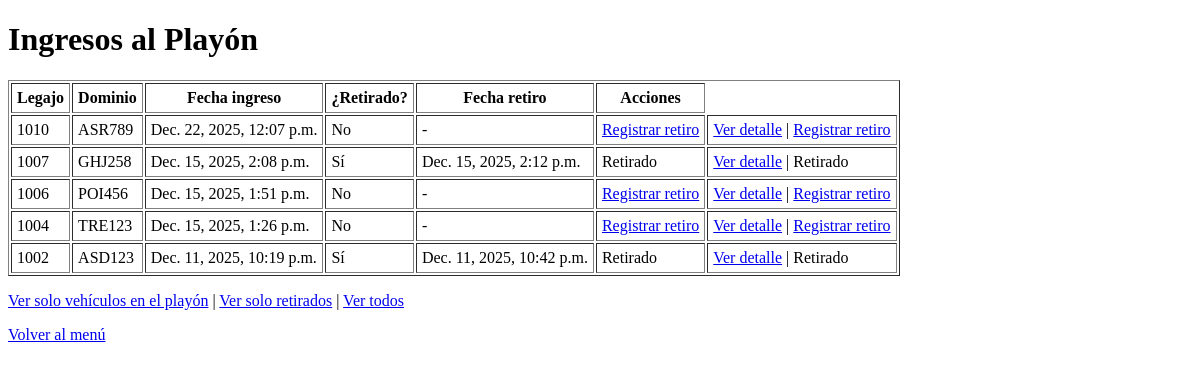
Before: /vehiculos/ingresos/ (signed in) with the older database file.
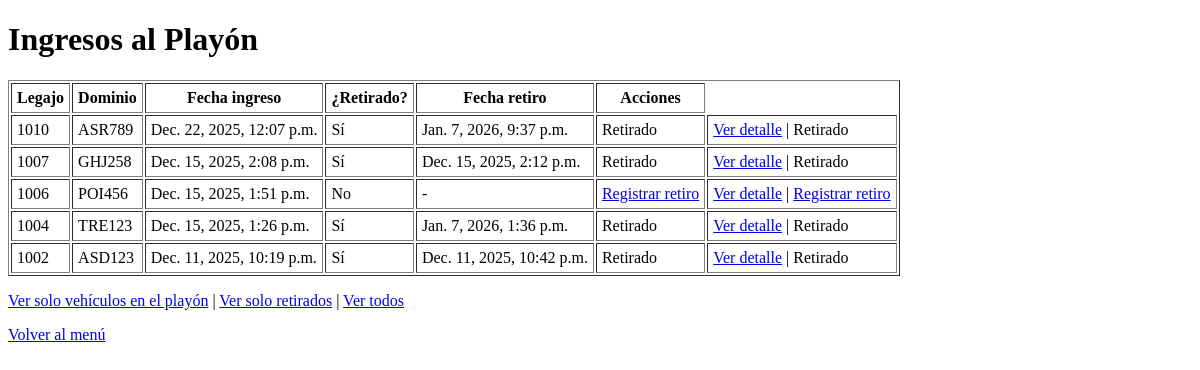
After: the same page with the newer database file.
### vehiculos/models.py (models this page shows, shortened)
class IngresoPlayon(models.Model):
    TIPO_VEHICULO_CHOICES = [
        ("AUTO", "Auto"),
        ("MOTO", "Moto"),
        ("CAMIONETA", "Camioneta"),
        ("CAMION", "Camión"),
        ("OTRO", "Otro"),
    ]
    vehiculo = models.ForeignKey(Vehiculo, on_delete=models.PROTECT, related_name="ingresos")
    fecha_ingreso = models.DateTimeField("Fecha de ingreso", auto_now_add=True)
    tipo_vehiculo = models.CharField("Tipo de vehículo", max_length=20, choices=TIPO_VEHICULO_CHOICES, blank=True)
    marca = models.CharField(max_length=50, blank=True)
    modelo = models.CharField(max_length=50, blank=True)
    anio = models.PositiveIntegerField("Año", null=True, blank=True)
    color = models.CharField(max_length=30, blank=True)
    nro_legajo_playon = models.CharField("N° de legajo en playón", max_length=30, unique=True)
    lugar_infraccion = models.CharField("Lugar de la infracción", max_length=255, blank=True)
    acta_infraccion_recibida = models.BooleanField("Acta de infracción recibida", default=False)
    acta_secuestro_recibida = models.BooleanField("Acta de secuestro recibida", default=False)
    inventario_objetos_visibles_recibido = models.BooleanField("Inventario de objetos visibles recibido", default=False)
    registro_fotografico_recibido = models.BooleanField("Registro fotográfico recibido", default=False)
    PRUEBA_ALCOHOLEMIA_CHOICES = [
        ("SI", "Sí"),
        ("NO", "No"),
        ("NC", "No corresponde"),
    ]
    prueba_alcoholemia_estado = models.CharField(
        "Prueba de alcoholemia/test",
        max_length=2,
        choices=PRUEBA_ALCOHOLEMIA_CHOICES,
        default="NC",
    )
    coincide_inventario = models.BooleanField("¿Coincide el inventario?", default=True)
    coinciden_danios_registrados = models.BooleanField("¿Coinciden los daños registrados?", default=True)
    detalle_danios_no_coincidentes = models.TextField("Detalle de daños no coincidentes", blank=True)
    bateria_desconectada = models.BooleanField("Batería desconectada", default=False)
    ubicacion_interna = models.CharField("Ubicación interna en playa", max_length=100, blank=True)
    lugar = models.ForeignKey(
        LugarPlayon,
        on_delete=models.PROTECT,
        null=True,
        blank=True,
        related_name="ingresos",
    )
    recibido_por = models.ForeignKey(User, on_delete=models.PROTECT, related_name="ingresos_recibidos")
    observaciones_generales = models.TextField("Observaciones generales", blank=True)
    retirado = models.BooleanField("¿Retirado?", default=False)
    fecha_retiro = models.DateTimeField("Fecha de retiro", null=True, blank=True)
    entregado_por = models.ForeignKey(
        User,
        on_delete=models.PROTECT,
        related_name="egresos_entregados",
        null=True,
        blank=True,
    )
    nombre_retira = models.CharField("Nombre de quien retira", max_length=100, blank=True)
    dni_retira = models.CharField("DNI de quien retira", max_length=20, blank=True)
    observaciones_egreso = models.TextField("Observaciones de egreso", blank=True)
    class Meta:
        verbose_name = "Ingreso al playón"
        verbose_name_plural = "Ingresos al playón"
        ordering = ["-fecha_ingreso"]

class Vehiculo(models.Model):
    dominio = models.CharField("Dominio (Patente)", max_length=10, unique=True)
    marca = models.CharField(max_length=50, blank=True)
    modelo = models.CharField(max_length=50, blank=True)
    color = models.CharField(max_length=30, blank=True)
    nro_chasis = models.CharField("N° de chasis", max_length=50, blank=True)
    nro_motor = models.CharField("N° de motor", max_length=50, blank=True)
    anio = models.PositiveIntegerField("Año", null=True, blank=True)
    fecha_alta = models.DateTimeField("Fecha de alta en sistema", auto_now_add=True)

### vehiculos/views.py (the view)
# urls.py: path("ingresos/", views.lista_ingresos, name="lista_ingresos"),  # todos
@login_required
def lista_ingresos(request):
    grupos = set(request.user.groups.values_list("name", flat=True))
    if "ENCARGADO_PLAYON" not in grupos and "ADMIN_SISTEMA" not in grupos:
        return render(request, "vehiculos/no_permiso.html")
    ingresos = IngresoPlayon.objects.select_related("vehiculo", "recibido_por", "entregado_por").order_by("-fecha_ingreso")
    return render(request, "vehiculos/lista_ingresos.html", {"ingresos": ingresos})

### templates/vehiculos/lista_ingresos.html (shortened to what this page needs)
<!DOCTYPE html>
<html lang="es">
<head>
</head>
<body>
    <h1>{{ titulo|default:"Ingresos al Playón" }}</h1>
    <table border="1" cellpadding="5">
        <tr>
            <th>Legajo</th>
            <th>Dominio</th>
            <th>Fecha ingreso</th>
            <th>¿Retirado?</th>
            <th>Fecha retiro</th>
            <th>Acciones</th>
        </tr>
        {% for i in ingresos %}
        <tr>
            <td>{{ i.nro_legajo_playon }}</td>
            <td>{{ i.vehiculo.dominio }}</td>
            <td>{{ i.fecha_ingreso }}</td>
            <td>{{ i.retirado|yesno:"Sí,No" }}</td>
            <td>{% if i.fecha_retiro %}{{ i.fecha_retiro }}{% else %}-{% endif %}</td>
            <td>
                {% if not i.retirado %}
                    <a href="{% url 'registrar_egreso' i.id %}">Registrar retiro</a>
                {% else %}
                    Retirado
                {% endif %}
            </td>
            <td>
                <a href="{% url 'detalle_ingreso' i.id %}">Ver detalle</a>
                {% if not i.retirado %}
                    | <a href="{% url 'registrar_egreso' i.id %}">Registrar retiro</a>
                {% else %}
                    | Retirado
                {% endif %}
            </td>
        </tr>
        {% endfor %}
    </table>
    <p>
        <a href="{% url 'ingresos_en_playon' %}">Ver solo vehículos en el playón</a> |
        <a href="{% url 'retiros_playon' %}">Ver solo retirados</a> |
        <a href="{% url 'lista_ingresos' %}">Ver todos</a>
    </p>
    <p><a href="{% url 'home' %}">Volver al menú</a></p>
</body>
</html>

Changed rows visible on the page:
changed IngresoPlayon "ASR789": retirado "No" → "Sí"; fecha_retiro (not shown) → "Jan. 7, 2026, 9:37 p.m."; retirado "Registrar retiro | Registrar retiro" → "Retirado | Retirado"; no longer shows "-"
changed IngresoPlayon "TRE123": retirado "No" → "Sí"; fecha_retiro (not shown) → "Jan. 7, 2026, 1:36 p.m."; retirado "Registrar retiro | Registrar retiro" → "Retirado | Retirado"; no longer shows "-"
